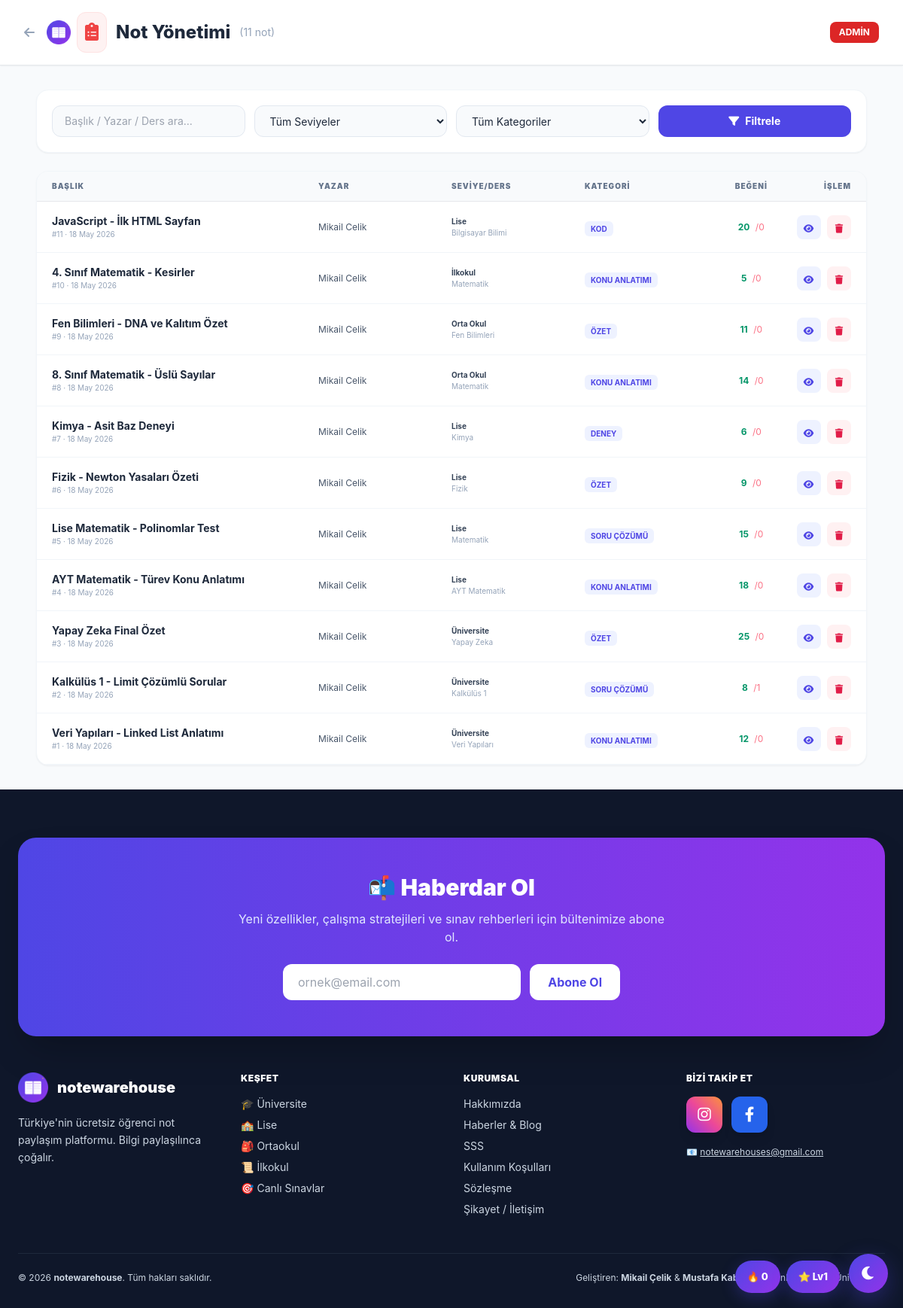
/notlar_admin.php (signed in), run on the app's committed database.
### tables this page shows
CREATE TABLE `notes` (
  `id`              INT(11)      NOT NULL AUTO_INCREMENT,
  `title`           VARCHAR(255) DEFAULT NULL,
  `content`         LONGTEXT     DEFAULT NULL,
  `category`        VARCHAR(100) DEFAULT NULL,
  `edu_level`       VARCHAR(100) DEFAULT NULL,
  `school_name`     VARCHAR(255) DEFAULT NULL,
  `subject`         VARCHAR(255) DEFAULT NULL,
  `author`          VARCHAR(255) DEFAULT 'Anonim',
  `kullanici_email` VARCHAR(255) DEFAULT NULL,
  `likes`           INT(11)      DEFAULT 0,
  `dislikes`        INT(11)      DEFAULT 0,
  `goruntulenme`    INT(11)      DEFAULT 0,
  `dosya_yolu`      VARCHAR(500) DEFAULT NULL,
  `grup_id`         INT(11)      DEFAULT NULL,
  `created_at`      TIMESTAMP    NOT NULL DEFAULT current_timestamp(),
  PRIMARY KEY (`id`),
  KEY `kullanici_email` (`kullanici_email`),
  KEY `category` (`category`),
  KEY `edu_level` (`edu_level`),
  KEY `grup_id` (`grup_id`)
);

### notlar_admin.php (the view, shortened to what this page needs)
<?php
require_once 'baglan.php';
$arama = trim($_GET['q'] ?? '');
$params = [];
$sql = "SELECT * FROM notes";
$sql .= " ORDER BY id DESC";
$s = $db->prepare($sql);
$s->execute($params);
$notlar = $s->fetchAll(PDO::FETCH_ASSOC);
$toplamSayi = (int)$db->query("SELECT COUNT(*) FROM notes")->fetchColumn();
?>
<!DOCTYPE html>
<html lang="tr">
<head>
    <script src="https://cdn.tailwindcss.com"></script>
    <link rel="stylesheet" href="https://cdnjs.cloudflare.com/ajax/libs/font-awesome/6.0.0/css/all.min.css">
</head>
<body class="text-slate-800">
<nav class="bg-white border-b px-8 py-4 flex justify-between items-center sticky top-0 z-50 shadow-sm">
    <div class="flex items-center space-x-4">
        <a href="index.php" class="text-slate-400 hover:text-red-500"><i class="fas fa-arrow-left"></i></a>
        <h1 class="font-extrabold text-2xl flex items-center">
            <img src="/favicon-180.png" alt="notewarehouse" class="w-8 h-8 rounded-lg mr-2 inline-block"><span class="bg-red-50 text-red-500 p-2.5 rounded-xl mr-3 border border-red-100"><i class="fas fa-clipboard-list"></i></span>
            Not Yönetimi <span class="ml-3 text-sm text-slate-400 font-normal">(<?= $toplamSayi ?> not)</span>
        </h1>
    </div>
    <span class="bg-red-600 text-white text-xs font-bold px-3 py-1.5 rounded-lg uppercase">Admin</span>
</nav>
<main class="container mx-auto px-6 py-8 max-w-6xl">
    <form method="GET" class="bg-white p-5 rounded-2xl shadow-sm border border-slate-100 mb-6 grid grid-cols-1 md:grid-cols-4 gap-3">
        <input type="text" name="q" value="<?= htmlspecialchars($arama) ?>" placeholder="Başlık / Yazar / Ders ara..." class="bg-slate-50 border border-slate-200 rounded-xl py-2.5 px-4 outline-none focus:border-indigo-400 text-sm">
        <select name="seviye" class="bg-slate-50 border border-slate-200 rounded-xl py-2.5 px-4 outline-none text-sm">
            <option value="">Tüm Seviyeler</option>
        </select>
        <select name="kategori" class="bg-slate-50 border border-slate-200 rounded-xl py-2.5 px-4 outline-none text-sm">
            <option value="">Tüm Kategoriler</option>
        </select>
        <button class="bg-indigo-600 text-white rounded-xl font-bold text-sm hover:bg-indigo-700"><i class="fas fa-filter mr-2"></i>Filtrele</button>
    </form>
    <div class="bg-white rounded-2xl shadow-sm border border-slate-100 overflow-hidden">
        <div class="grid grid-cols-12 bg-slate-50 px-5 py-3 text-[10px] font-black text-slate-500 uppercase tracking-widest border-b">
            <div class="col-span-4">Başlık</div>
            <div class="col-span-2">Yazar</div>
            <div class="col-span-2">Seviye/Ders</div>
            <div class="col-span-2">Kategori</div>
            <div class="col-span-1 text-center">Beğeni</div>
            <div class="col-span-1 text-right">İşlem</div>
        </div>
        <?php if (empty($notlar)): ?>
            <p class="p-16 text-center text-slate-400">Bu filtreyle eşleşen not yok.</p>
        <?php else: ?>
            <?php foreach ($notlar as $n): ?>
                <div class="grid grid-cols-12 px-5 py-4 items-center border-b border-slate-100 hover:bg-slate-50/50 transition">
                    <div class="col-span-4 min-w-0">
                        <h4 class="font-bold text-sm truncate"><?= htmlspecialchars($n['title']) ?></h4>
                        <p class="text-[10px] text-slate-400">#<?= $n['id'] ?> · <?= date('d M Y', strtotime($n['created_at'])) ?></p>
                    </div>
                    <div class="col-span-2 text-xs text-slate-600 truncate"><?= htmlspecialchars($n['author'] ?: '—') ?></div>
                    <div class="col-span-2 text-[10px]">
                        <span class="font-bold text-slate-700"><?= htmlspecialchars($n['edu_level'] ?: '—') ?></span><br>
                        <span class="text-slate-400"><?= htmlspecialchars($n['subject'] ?: '') ?></span>
                    </div>
                    <div class="col-span-2"><span class="text-[10px] bg-indigo-50 text-indigo-600 px-2 py-1 rounded-md font-bold uppercase"><?= htmlspecialchars($n['category'] ?: 'Genel') ?></span></div>
                    <div class="col-span-1 text-center text-xs">
                        <span class="text-emerald-600 font-bold"><?= $n['likes'] ?></span>
                        <span class="text-rose-400 ml-1">/<?= $n['dislikes'] ?></span>
                    </div>
                    <div class="col-span-1 text-right space-x-1">
                        <a href="notlar.php?id=<?= $n['id'] ?>" title="Gör/Düzenle" class="inline-block w-8 h-8 bg-indigo-50 text-indigo-600 rounded-lg hover:bg-indigo-600 hover:text-white text-center leading-8"><i class="fas fa-eye text-xs"></i></a>
                        <button onclick="notSil(<?= $n['id'] ?>)" title="Sil" class="w-8 h-8 bg-rose-50 text-rose-600 rounded-lg hover:bg-rose-600 hover:text-white"><i class="fas fa-trash text-xs"></i></button>
                    </div>
                </div>
            <?php endforeach; ?>
        <?php endif; ?>
    </div>
</main>
<?php if (file_exists(__DIR__ . '/footer_partial.php')) include __DIR__ . '/footer_partial.php'; ?>
</body>
</html>

### notlar_admin.php (style rules this page uses)
body { font-family:'Inter',sans-serif;background:#F8FAFC }

### data on the page
notes: title "JavaScript - İlk HTML Sayfan", id "11", created_at "18 May 2026", author "Mikail Celik", edu_level "Lise", subject "Bilgisayar Bilimi", category "KOD", likes "20", dislikes "0"
notes: title "4. Sınıf Matematik - Kesirler", id "10", created_at "18 May 2026", author "Mikail Celik", edu_level "İlkokul", subject "Matematik", category "KONU ANLATIMI", likes "5", dislikes "0"
notes: title "Fen Bilimleri - DNA ve Kalıtım Özet", id "9", created_at "18 May 2026", author "Mikail Celik", edu_level "Orta Okul", subject "Fen Bilimleri", category "ÖZET", likes "11", dislikes "0"
notes: title "8. Sınıf Matematik - Üslü Sayılar", id "8", created_at "18 May 2026", author "Mikail Celik", edu_level "Orta Okul", subject "Matematik", category "KONU ANLATIMI", likes "14", dislikes "0"
notes: title "Kimya - Asit Baz Deneyi", id "7", created_at "18 May 2026", author "Mikail Celik", edu_level "Lise", subject "Kimya", category "DENEY", likes "6", dislikes "0"
notes: title "Fizik - Newton Yasaları Özeti", id "6", created_at "18 May 2026", author "Mikail Celik", edu_level "Lise", subject "Fizik", category "ÖZET", likes "9", dislikes "0"
notes: title "Lise Matematik - Polinomlar Test", id "5", created_at "18 May 2026", author "Mikail Celik", edu_level "Lise", subject "Matematik", category "SORU ÇÖZÜMÜ", likes "15", dislikes "0"
notes: title "AYT Matematik - Türev Konu Anlatımı", id "4", created_at "18 May 2026", author "Mikail Celik", edu_level "Lise", subject "AYT Matematik", category "KONU ANLATIMI", likes "18", dislikes "0"
notes: title "Yapay Zeka Final Özet", id "3", created_at "18 May 2026", author "Mikail Celik", edu_level "Üniversite", subject "Yapay Zeka", category "ÖZET", likes "25", dislikes "0"
notes: title "Kalkülüs 1 - Limit Çözümlü Sorular", id "2", created_at "18 May 2026", author "Mikail Celik", edu_level "Üniversite", subject "Kalkülüs 1", category "SORU ÇÖZÜMÜ", likes "8", dislikes "1"
notes: title "Veri Yapıları - Linked List Anlatımı", id "1", created_at "18 May 2026", author "Mikail Celik", edu_level "Üniversite", subject "Veri Yapıları", category "KONU ANLATIMI", likes "12", dislikes "0"

### other printed values
$toplamSayi "11"
